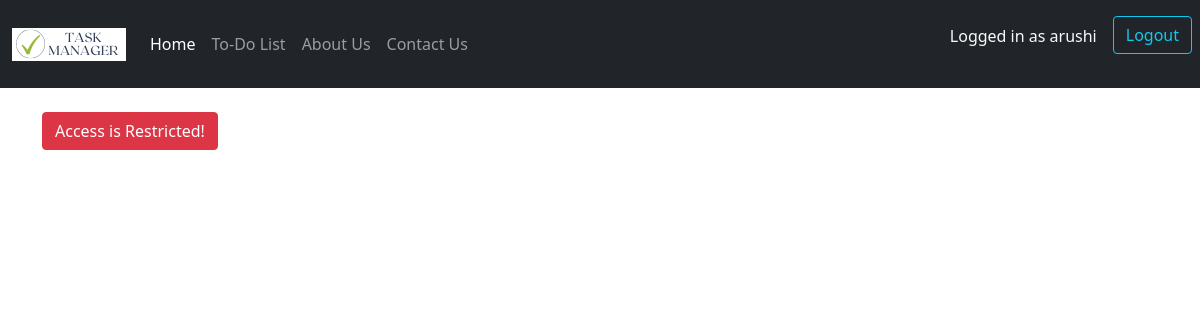
/task/edit/1 (signed in), run on an earlier commit of the app's database.
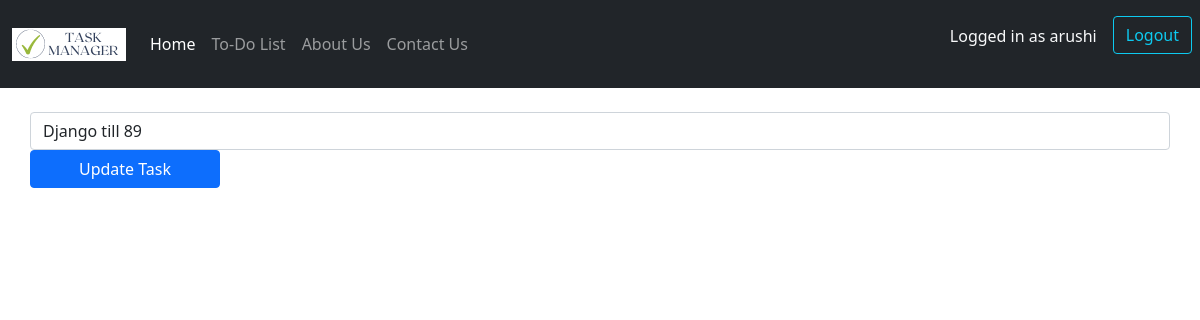
And on a later commit of the database.
### todolist/models.py (models this page shows, shortened)
class TaskList(models.Model):
    manager=models.ForeignKey(User, on_delete=models.CASCADE, default=None)
    task=models.CharField(max_length=300)
    done=models.BooleanField(default=False)

### todolist/views.py (the view)
# urls.py: path('edit/<task_id>', views.edit_task, name='edit_task'),
@login_required
def edit_task(request, task_id):
    if request.method == 'POST':
        task = TaskList.objects.get(pk=task_id)
        form = TaskForm(request.POST or None, instance=task)
        if form.is_valid():
                form.save()
        messages.success(request, "Task Edited!")
        return redirect('todolist')
    else:
        task_obj = TaskList.objects.get(pk=task_id)
        return render(request, 'edit.html', {'task_obj': task_obj})

### todolist/templates/edit.html (shortened to what this page needs)
{% extends 'base.html' %}
{% block content %}
<div class="container">
    <br>
    {% if task_obj.manager == request.user %}
    <form method="POST" class="row">
        <input type="text" class="form-control col-lg-6" name="task" placeholder= "{{task_obj.task}}" value="{{task_obj.task}}">
        <button type="submit" class="btn btn-primary col-lg-2">Update Task</button>
    </form>
    {%else%}
    <button type="button" class="btn btn-danger">Access is Restricted!</button>
    {%endif%}
</div>
    {% endblock content%}

What changed in the data, as far as the page shows it:
now on this page (row edited): TaskList: task "Django till 89"
changed TaskList: manager_id empty → 1 (drawn)
Also different on the page:
text no longer shown: "Access is Restricted!"
text now shown: "Update Task"
